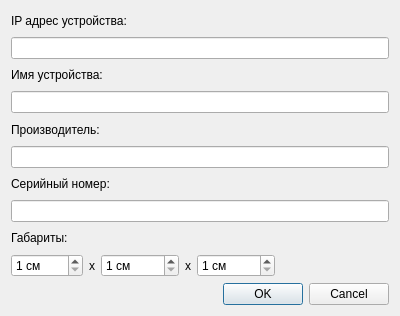
<?xml version="1.0" encoding="UTF-8"?>
<ui version="4.0">
 <class>DeviceEditDialog</class>
 <widget class="QDialog" name="DeviceEditDialog">
  <property name="geometry">
   <rect>
    <x>0</x>
    <y>0</y>
    <width>400</width>
    <height>316</height>
   </rect>
  </property>
  <property name="windowTitle">
   <string>Конфигурация устройства</string>
  </property>
  <layout class="QVBoxLayout" name="verticalLayout">
   <item>
    <widget class="QLabel" name="label">
     <property name="text">
      <string>IP адрес устройства:</string>
     </property>
    </widget>
   </item>
   <item>
    <widget class="QLineEdit" name="ipEdit"/>
   </item>
   <item>
    <widget class="QLabel" name="label_2">
     <property name="text">
      <string>Имя устройства:</string>
     </property>
    </widget>
   </item>
   <item>
    <widget class="QLineEdit" name="nameEdit"/>
   </item>
   <item>
    <widget class="QLabel" name="label_3">
     <property name="text">
      <string>Производитель:</string>
     </property>
    </widget>
   </item>
   <item>
    <widget class="QLineEdit" name="brandEdit"/>
   </item>
   <item>
    <widget class="QLabel" name="label_4">
     <property name="text">
      <string>Серийный номер:</string>
     </property>
    </widget>
   </item>
   <item>
    <widget class="QLineEdit" name="serialEdit"/>
   </item>
   <item>
    <widget class="QLabel" name="label_5">
     <property name="text">
      <string>Габариты:</string>
     </property>
    </widget>
   </item>
   <item>
    <layout class="QHBoxLayout" name="horizontalLayout">
     <item>
      <widget class="QSpinBox" name="widthSpin">
       <property name="suffix">
        <string> см</string>
       </property>
       <property name="minimum">
        <number>1</number>
       </property>
       <property name="maximum">
        <number>1000</number>
       </property>
      </widget>
     </item>
     <item>
      <widget class="QLabel" name="label_6">
       <property name="text">
        <string>x</string>
       </property>
      </widget>
     </item>
     <item>
      <widget class="QSpinBox" name="lengthSpin">
       <property name="suffix">
        <string> см</string>
       </property>
       <property name="minimum">
        <number>1</number>
       </property>
       <property name="maximum">
        <number>10000</number>
       </property>
      </widget>
     </item>
     <item>
      <widget class="QLabel" name="label_7">
       <property name="text">
        <string>x</string>
       </property>
      </widget>
     </item>
     <item>
      <widget class="QSpinBox" name="heightSpin">
       <property name="suffix">
        <string> см</string>
       </property>
       <property name="prefix">
        <string/>
       </property>
       <property name="minimum">
        <number>1</number>
       </property>
       <property name="maximum">
        <number>10000</number>
       </property>
      </widget>
     </item>
     <item>
      <spacer name="horizontalSpacer">
       <property name="orientation">
        <enum>Qt::Horizontal</enum>
       </property>
       <property name="sizeHint" stdset="0">
        <size>
         <width>40</width>
         <height>20</height>
        </size>
       </property>
      </spacer>
     </item>
    </layout>
   </item>
   <item>
    <widget class="QDialogButtonBox" name="buttonBox">
     <property name="orientation">
      <enum>Qt::Horizontal</enum>
     </property>
     <property name="standardButtons">
      <set>QDialogButtonBox::Cancel|QDialogButtonBox::Ok</set>
     </property>
    </widget>
   </item>
  </layout>
 </widget>
 <resources/>
 <connections>
  <connection>
   <sender>buttonBox</sender>
   <signal>accepted()</signal>
   <receiver>DeviceEditDialog</receiver>
   <slot>accept()</slot>
   <hints>
    <hint type="sourcelabel">
     <x>248</x>
     <y>254</y>
    </hint>
    <hint type="destinationlabel">
     <x>157</x>
     <y>274</y>
    </hint>
   </hints>
  </connection>
  <connection>
   <sender>buttonBox</sender>
   <signal>rejected()</signal>
   <receiver>DeviceEditDialog</receiver>
   <slot>reject()</slot>
   <hints>
    <hint type="sourcelabel">
     <x>316</x>
     <y>260</y>
    </hint>
    <hint type="destinationlabel">
     <x>286</x>
     <y>274</y>
    </hint>
   </hints>
  </connection>
 </connections>
</ui>
